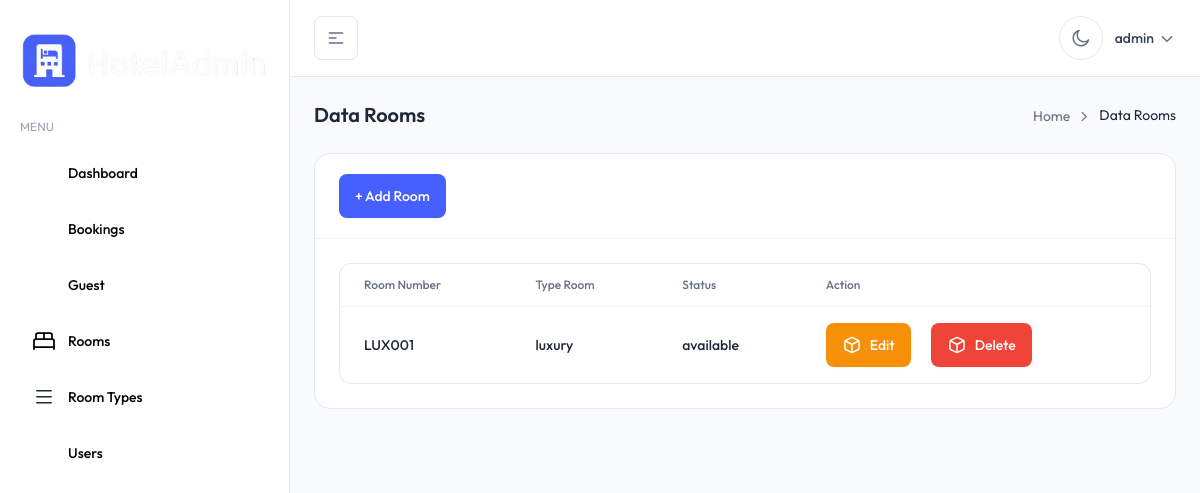
The app's page /rooms/index.php (signed in), older data.
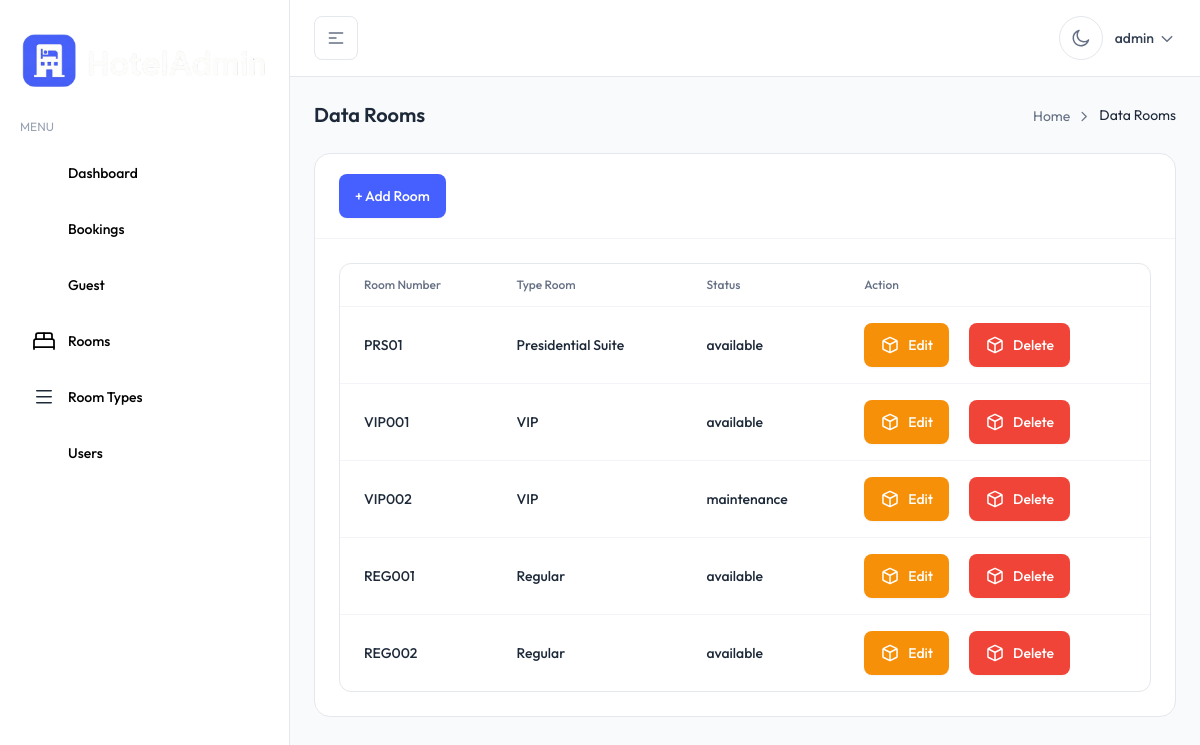
The same page, newer data.
### tables this page shows
CREATE TABLE `rooms` (
  `id` int(11) NOT NULL,
  `room_number` varchar(10) NOT NULL,
  `type_id` int(11) NOT NULL,
  `status` enum('available','occupied','maintenance') NOT NULL DEFAULT 'available'
);

CREATE TABLE `room_types` (
  `id` int(11) NOT NULL,
  `name` varchar(100) NOT NULL,
  `description` text NOT NULL,
  `price` int(11) NOT NULL
);

### config/function.php (called while the page is built, shortened)
<?php
function getData($sql){
    global $koneksi;
    $result = mysqli_query($koneksi, $sql);
    $rows = [];
    while ($row = mysqli_fetch_assoc($result)){
        $rows[] = $row;
    }
    return $rows;
}
?>

### rooms/index.php (the view, shortened to what the rows shown need)
<?php
require_once '../config/config.php';
require_once '../config/function.php';
include_once '../template/header.php';
include_once '../template/navbar.php';
?>
<main>
    <div class="mx-auto max-w-(--breakpoint-2xl) p-4 md:p-6">
        <div x-data="{ pageName: `Data Rooms`}">
            <?php require_once '../template/partials/breadcrumb.php'; ?>
        </div>
        <div class="space-y-5 sm:space-y-6">
            <div class="rounded-2xl border border-gray-200 bg-white dark:border-gray-800 dark:bg-white/[0.03]">
                <div class="p-5 border-t border-gray-100 dark:border-gray-800 sm:p-6">
                    <div
                        class="overflow-hidden rounded-xl border border-gray-200 bg-white dark:border-gray-800 dark:bg-white/[0.03]">
                        <div class="max-w-full overflow-x-auto">
                            <table class="min-w-full">
                                <thead>
                                    <tr class="border-b border-gray-100 dark:border-gray-800">
                                        <th class="px-5 py-3 sm:px-6">
                                            <div class="flex items-center">
                                                <p class="font-medium text-gray-500 text-theme-xs dark:text-gray-400">
                                                    Room Number
                                                </p>
                                            </div>
                                        </th>
                                        <th class="px-5 py-3 sm:px-6">
                                            <div class="flex items-center">
                                                <p class="font-medium text-gray-500 text-theme-xs dark:text-gray-400">
                                                    Type Room
                                                </p>
                                            </div>
                                        </th>
                                        <th class="px-5 py-3 sm:px-6">
                                            <div class="flex items-center">
                                                <p class="font-medium text-gray-500 text-theme-xs dark:text-gray-400">
                                                    Status
                                                </p>
                                            </div>
                                        </th>
                                        <th class="px-5 py-3 sm:px-6">
                                            <div class="flex items-center">
                                                <p class="font-medium text-gray-500 text-theme-xs dark:text-gray-400">
                                                    Action
                                                </p>
                                            </div>
                                        </th>
                                    </tr>
                                </thead>
                                <tbody class="divide-y divide-gray-100 dark:divide-gray-800">
                                    <?php
                                        $data = getData("SELECT * FROM rooms");
                                        foreach ($data as $d) : ?>
                                    <tr>
                                        <td class="px-5 py-4 sm:px-6">
                                            <div class="flex items-center">
                                                <div class="flex items-center gap-3">
                                                    <div>
                                                        <span
                                                            class="block font-medium text-gray-800 text-theme-sm dark:text-white/90">
                                                            <?= $d['room_number'] ?>
                                                        </span>
                                                    </div>
                                                </div>
                                            </div>
                                        </td>
                                        <td class="px-5 py-4 sm:px-6">
                                            <div class="flex items-center">
                                                <div class="flex items-center gap-3">
                                                    <div>
                                                        <span
                                                            class="block font-medium text-gray-800 text-theme-sm dark:text-white/90">
                                                            <?php
                                                                $typeId = $d['type_id'];
                                                                $roomType = getData("SELECT * FROM room_types WHERE id = $typeId")[0];
                                                            ?>
                                                            <?= $roomType['name'] ?>
                                                        </span>
                                                    </div>
                                                </div>
                                            </div>
                                        </td>
                                        <td class="px-5 py-4 sm:px-6">
                                            <div class="flex items-center">
                                                <div class="flex items-center gap-3">
                                                    <div>
                                                        <?php
                                                            $status = $d['status'];
                                                        ?>
                                                        <span
                                                            class="block font-medium text-gray-800 text-theme-sm dark:text-white/90">
                                                            <?= $status ?>
                                                        </span>
                                                    </div>
                                                </div>
                                            </div>
                                        </td>
                                        <td class="px-5 py-4 sm:px-6">
                                            <div class="flex items-center gap-5">
                                                <a href="form-rooms.php?id=<?= $d['id']?>&msg=editing"
                                                    class="inline-flex items-center gap-2 px-4 py-3 text-sm font-medium text-white transition rounded-lg bg-warning-500 shadow-theme-xs hover:bg-warning-600">
                                                    Edit
                                                </a >
                                                <a href="?id=<?= $d['id']?>&msg=deleted" onclick="return confirm('Anda yakin ingin menghapus Barang ini?')" title="delete barang"
                                                    class="inline-flex items-center gap-2 px-4 py-3 text-sm font-medium text-white transition rounded-lg bg-error-500 shadow-theme-xs hover:bg-error-600">
                                                    Delete
                                                </a >
                                            </div>
                                        </td>
                                    </tr>
                                    <?php endforeach ?>
                                </tbody>
                            </table>
                        </div>
                    </div>
                </div>
            </div>
        </div>
    </div>
</main>
<?php
require_once '../template/footer.php';
?>

Row changes from the older to the newer data that the page shows:
removed rooms: room_number "LUX001", room_types.name "luxury", status "available"
added rooms: room_number "PRS01", room_types.name "Presidential Suite", status "available"
added rooms: room_number "VIP001", room_types.name "VIP", status "available"
added rooms: room_number "VIP002", room_types.name "VIP", status "maintenance"
added rooms: room_number "REG001", room_types.name "Regular", status "available"
added rooms: room_number "REG002", room_types.name "Regular", status "available"
